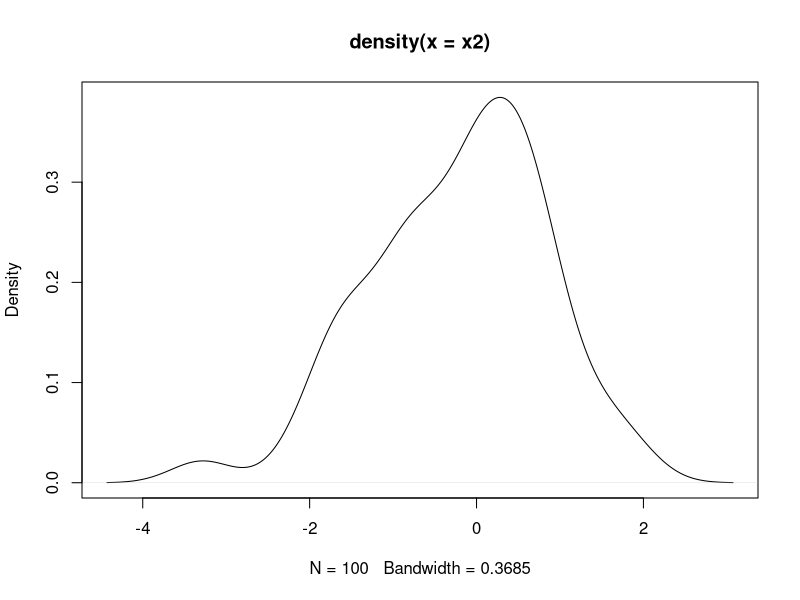

The R source for this figure:
# data structure in R

#Vector
x1 = seq(1,10,2)
class(x1)
sort(x1)
(x2 = rnorm(100))
plot(density(x2))


#Matrices
(m1 = matrix(1:12, nrow=4))
(m2 = matrix(1:12, ncol=4,byrow = T))

dim(m1)

attributes(m1)
#access elements
m1[1,3]
m1[c(1,4),c(1,2)]
m2[m2 > 5]

paste("C",1:100,sep="-")
(colnames(m1) = paste("C", 1:3,sep=""))
(rownames(m1)= paste("R",1:4,sep =""))
m1
attributes(m1)
m1[c('R1','R2'),'C1']
rbind(m1, c(13,14,15))  #temporary

colSums(m1)
rowSums(m1)

t(m1)
m1
sweep(m1, MARGIN = 1, STATS = c(2,3,4,5), FUN="+") #rowise
sweep(m1, MARGIN = 2, STATS = c(2,3,4), FUN="*") #columise

addmargins(m1,1,sum)
addmargins(m1,2,sd)
addmargins(m1,2,mean)

addmargins(m1, c(1,2), list(list(mean,sum,max),list(var,sd))) #row and column wise



#Array


#data Frame


#Lists


#Factor